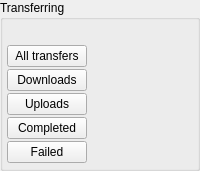
       <widget class="QGroupBox" name="wTransferring">
        <property name="minimumSize">
         <size>
          <width>0</width>
          <height>0</height>
         </size>
        </property>
        <property name="maximumSize">
         <size>
          <width>256</width>
          <height>600</height>
         </size>
        </property>
        <property name="title">
         <string>Transferring</string>
        </property>
        <property name="flat">
         <bool>true</bool>
        </property>
        <layout class="QVBoxLayout" name="verticalLayout">
         <property name="spacing">
          <number>0</number>
         </property>
         <property name="leftMargin">
          <number>4</number>
         </property>
         <property name="topMargin">
          <number>24</number>
         </property>
         <property name="rightMargin">
          <number>4</number>
         </property>
         <property name="bottomMargin">
          <number>4</number>
         </property>
         <item>
          <widget class="QFrame" name="fAllTransfers">
           <layout class="QHBoxLayout" name="horizontalLayout_10">
            <property name="spacing">
             <number>0</number>
            </property>
            <property name="leftMargin">
             <number>0</number>
            </property>
            <property name="topMargin">
             <number>0</number>
            </property>
            <property name="rightMargin">
             <number>0</number>
            </property>
            <property name="bottomMargin">
             <number>0</number>
            </property>
            <item>
             <widget class="QPushButton" name="tAllTransfers">
              <property name="sizePolicy">
               <sizepolicy hsizetype="Minimum" vsizetype="Fixed">
                <horstretch>0</horstretch>
                <verstretch>0</verstretch>
               </sizepolicy>
              </property>
              <property name="cursor">
               <cursorShape>PointingHandCursor</cursorShape>
              </property>
              <property name="text">
               <string>All transfers</string>
              </property>
              <property name="icon">
               <iconset resource="../../../gui/Resources_macx.qrc">
                <normaloff>:/images/transfer_manager/sidebar/all_transfers_ico_default.png</normaloff>:/images/transfer_manager/sidebar/all_transfers_ico_default.png</iconset>
              </property>
              <property name="checkable">
               <bool>true</bool>
              </property>
              <property name="autoDefault">
               <bool>false</bool>
              </property>
              <property name="flat">
               <bool>false</bool>
              </property>
              <property name="default_icon" stdset="0">
               <url>
                <string>qrc:/images/transfer_manager/sidebar/all_transfers_ico_default.png</string>
               </url>
              </property>
             </widget>
            </item>
            <item>
             <spacer name="horizontalSpacer_2">
              <property name="orientation">
               <enum>Qt::Horizontal</enum>
              </property>
              <property name="sizeHint" stdset="0">
               <size>
                <width>40</width>
                <height>20</height>
               </size>
              </property>
             </spacer>
            </item>
            <item>
             <widget class="QLabel" name="lAllTransfers">
              <property name="enabled">
               <bool>true</bool>
              </property>
              <property name="sizePolicy">
               <sizepolicy hsizetype="MinimumExpanding" vsizetype="Fixed">
                <horstretch>0</horstretch>
                <verstretch>0</verstretch>
               </sizepolicy>
              </property>
              <property name="minimumSize">
               <size>
                <width>0</width>
                <height>24</height>
               </size>
              </property>
              <property name="maximumSize">
               <size>
                <width>16777215</width>
                <height>24</height>
               </size>
              </property>
              <property name="text">
               <string notr="true"/>
              </property>
             </widget>
            </item>
           </layout>
          </widget>
         </item>
         <item>
          <widget class="QFrame" name="fDownloads">
           <layout class="QHBoxLayout" name="horizontalLayout_11">
            <property name="spacing">
             <number>0</number>
            </property>
            <property name="leftMargin">
             <number>0</number>
            </property>
            <property name="topMargin">
             <number>0</number>
            </property>
            <property name="rightMargin">
             <number>0</number>
            </property>
            <property name="bottomMargin">
             <number>0</number>
            </property>
            <item>
             <widget class="QPushButton" name="tDownloads">
              <property name="sizePolicy">
               <sizepolicy hsizetype="MinimumExpanding" vsizetype="Fixed">
                <horstretch>0</horstretch>
                <verstretch>0</verstretch>
               </sizepolicy>
              </property>
              <property name="cursor">
               <cursorShape>PointingHandCursor</cursorShape>
              </property>
              <property name="text">
               <string>Downloads</string>
              </property>
              <property name="icon">
               <iconset resource="../../../gui/Resources_macx.qrc">
                <normaloff>:/images/transfer_manager/sidebar/downloads_ico_default.png</normaloff>:/images/transfer_manager/sidebar/downloads_ico_default.png</iconset>
              </property>
              <property name="checkable">
               <bool>true</bool>
              </property>
              <property name="autoDefault">
               <bool>false</bool>
              </property>
              <property name="default_icon" stdset="0">
               <url>
                <string>qrc:/images/transfer_manager/sidebar/downloads_ico_default.png</string>
               </url>
              </property>
             </widget>
            </item>
            <item>
             <spacer name="horizontalSpacer_3">
              <property name="orientation">
               <enum>Qt::Horizontal</enum>
              </property>
              <property name="sizeHint" stdset="0">
               <size>
                <width>40</width>
                <height>20</height>
               </size>
              </property>
             </spacer>
            </item>
            <item>
             <widget class="QLabel" name="lDownloads">
              <property name="enabled">
               <bool>true</bool>
              </property>
              <property name="sizePolicy">
               <sizepolicy hsizetype="MinimumExpanding" vsizetype="Fixed">
                <horstretch>0</horstretch>
                <verstretch>0</verstretch>
               </sizepolicy>
              </property>
              <property name="minimumSize">
               <size>
                <width>0</width>
                <height>24</height>
               </size>
              </property>
              <property name="maximumSize">
               <size>
                <width>16777215</width>
                <height>24</height>
               </size>
              </property>
              <property name="text">
               <string notr="true"/>
              </property>
             </widget>
            </item>
           </layout>
          </widget>
         </item>
         <item>
          <widget class="QFrame" name="fUploads">
           <layout class="QHBoxLayout" name="horizontalLayout_12">
            <property name="spacing">
             <number>0</number>
            </property>
            <property name="leftMargin">
             <number>0</number>
            </property>
            <property name="topMargin">
             <number>0</number>
            </property>
            <property name="rightMargin">
             <number>0</number>
            </property>
            <property name="bottomMargin">
             <number>0</number>
            </property>
            <item>
             <widget class="QPushButton" name="tUploads">
              <property name="sizePolicy">
               <sizepolicy hsizetype="MinimumExpanding" vsizetype="Fixed">
                <horstretch>0</horstretch>
                <verstretch>0</verstretch>
               </sizepolicy>
              </property>
              <property name="cursor">
               <cursorShape>PointingHandCursor</cursorShape>
              </property>
              <property name="text">
               <string>Uploads</string>
              </property>
              <property name="icon">
               <iconset resource="../../../gui/Resources_macx.qrc">
                <normaloff>:/images/transfer_manager/sidebar/uploads_ico_default.png</normaloff>:/images/transfer_manager/sidebar/uploads_ico_default.png</iconset>
              </property>
              <property name="checkable">
               <bool>true</bool>
              </property>
              <property name="autoDefault">
               <bool>false</bool>
              </property>
              <property name="default_icon" stdset="0">
               <url>
                <string>qrc:/images/transfer_manager/sidebar/uploads_ico_default.png</string>
               </url>
              </property>
             </widget>
            </item>
            <item>
             <spacer name="horizontalSpacer_4">
              <property name="orientation">
               <enum>Qt::Horizontal</enum>
              </property>
              <property name="sizeHint" stdset="0">
               <size>
                <width>40</width>
                <height>20</height>
               </size>
              </property>
             </spacer>
            </item>
            <item>
             <widget class="QLabel" name="lUploads">
              <property name="enabled">
               <bool>true</bool>
              </property>
              <property name="sizePolicy">
               <sizepolicy hsizetype="MinimumExpanding" vsizetype="Fixed">
                <horstretch>0</horstretch>
                <verstretch>0</verstretch>
               </sizepolicy>
              </property>
              <property name="minimumSize">
               <size>
                <width>0</width>
                <height>24</height>
               </size>
              </property>
              <property name="maximumSize">
               <size>
                <width>16777215</width>
                <height>24</height>
               </size>
              </property>
              <property name="text">
               <string notr="true"/>
              </property>
             </widget>
            </item>
           </layout>
          </widget>
         </item>
         <item>
          <widget class="QFrame" name="fCompleted">
           <layout class="QHBoxLayout" name="horizontalLayout_13">
            <property name="spacing">
             <number>0</number>
            </property>
            <property name="leftMargin">
             <number>0</number>
            </property>
            <property name="topMargin">
             <number>0</number>
            </property>
            <property name="rightMargin">
             <number>0</number>
            </property>
            <property name="bottomMargin">
             <number>0</number>
            </property>
            <item>
             <widget class="QPushButton" name="tCompleted">
              <property name="enabled">
               <bool>true</bool>
              </property>
              <property name="sizePolicy">
               <sizepolicy hsizetype="MinimumExpanding" vsizetype="Fixed">
                <horstretch>0</horstretch>
                <verstretch>0</verstretch>
               </sizepolicy>
              </property>
              <property name="cursor">
               <cursorShape>PointingHandCursor</cursorShape>
              </property>
              <property name="text">
               <string>Completed</string>
              </property>
              <property name="icon">
               <iconset resource="../../../gui/Resources_macx.qrc">
                <normaloff>:/images/transfer_manager/sidebar/finished_ico_default.png</normaloff>:/images/transfer_manager/sidebar/finished_ico_default.png</iconset>
              </property>
              <property name="checkable">
               <bool>true</bool>
              </property>
              <property name="autoDefault">
               <bool>false</bool>
              </property>
              <property name="default_icon" stdset="0">
               <url>
                <string>qrc:/images/transfer_manager/sidebar/finished_ico_default.png</string>
               </url>
              </property>
             </widget>
            </item>
            <item>
             <spacer name="horizontalSpacer_5">
              <property name="orientation">
               <enum>Qt::Horizontal</enum>
              </property>
              <property name="sizeHint" stdset="0">
               <size>
                <width>40</width>
                <height>20</height>
               </size>
              </property>
             </spacer>
            </item>
            <item>
             <widget class="QLabel" name="lCompleted">
              <property name="enabled">
               <bool>true</bool>
              </property>
              <property name="sizePolicy">
               <sizepolicy hsizetype="MinimumExpanding" vsizetype="Fixed">
                <horstretch>0</horstretch>
                <verstretch>0</verstretch>
               </sizepolicy>
              </property>
              <property name="minimumSize">
               <size>
                <width>0</width>
                <height>24</height>
               </size>
              </property>
              <property name="maximumSize">
               <size>
                <width>16777215</width>
                <height>24</height>
               </size>
              </property>
              <property name="text">
               <string notr="true"/>
              </property>
             </widget>
            </item>
           </layout>
          </widget>
         </item>
         <item>
          <widget class="QFrame" name="fFailed">
           <layout class="QHBoxLayout" name="horizontalLayout_failed">
            <property name="spacing">
             <number>0</number>
            </property>
            <property name="leftMargin">
             <number>0</number>
            </property>
            <property name="topMargin">
             <number>0</number>
            </property>
            <property name="rightMargin">
             <number>0</number>
            </property>
            <property name="bottomMargin">
             <number>0</number>
            </property>
            <item>
             <widget class="QPushButton" name="tFailed">
              <property name="enabled">
               <bool>true</bool>
              </property>
              <property name="sizePolicy">
               <sizepolicy hsizetype="MinimumExpanding" vsizetype="Fixed">
                <horstretch>0</horstretch>
                <verstretch>0</verstretch>
               </sizepolicy>
              </property>
              <property name="cursor">
               <cursorShape>PointingHandCursor</cursorShape>
              </property>
              <property name="text">
               <string>Failed</string>
              </property>
              <property name="icon">
               <iconset resource="../../../gui/Resources_macx.qrc">
                <normaloff>:/images/transfer_manager/sidebar/sidebar_failed_ico_default.png</normaloff>:/images/transfer_manager/sidebar/sidebar_failed_ico_default.png</iconset>
              </property>
              <property name="checkable">
               <bool>true</bool>
              </property>
              <property name="autoDefault">
               <bool>false</bool>
              </property>
              <property name="default_icon" stdset="0">
               <url>
                <string>qrc:/images/transfer_manager/sidebar/sidebar_failed_ico_default.png</string>
               </url>
              </property>
             </widget>
            </item>
            <item>
             <spacer name="horizontalSpacer_failed_2">
              <property name="orientation">
               <enum>Qt::Horizontal</enum>
              </property>
              <property name="sizeHint" stdset="0">
               <size>
                <width>40</width>
                <height>20</height>
               </size>
              </property>
             </spacer>
            </item>
            <item>
             <widget class="QLabel" name="lFailed">
              <property name="enabled">
               <bool>true</bool>
              </property>
              <property name="sizePolicy">
               <sizepolicy hsizetype="MinimumExpanding" vsizetype="Fixed">
                <horstretch>0</horstretch>
                <verstretch>0</verstretch>
               </sizepolicy>
              </property>
              <property name="minimumSize">
               <size>
                <width>0</width>
                <height>24</height>
               </size>
              </property>
              <property name="maximumSize">
               <size>
                <width>16777215</width>
                <height>24</height>
               </size>
              </property>
              <property name="text">
               <string notr="true"/>
              </property>
             </widget>
            </item>
           </layout>
          </widget>
         </item>
        </layout>
       </widget>
